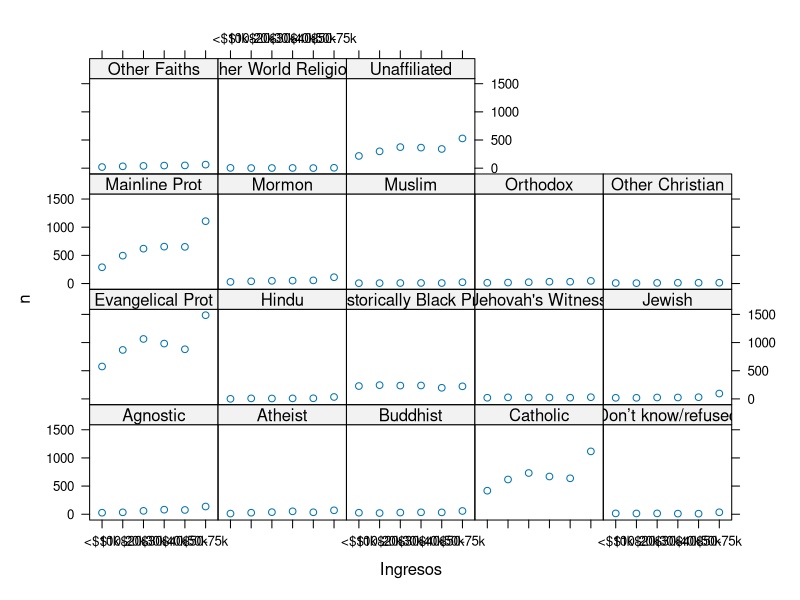
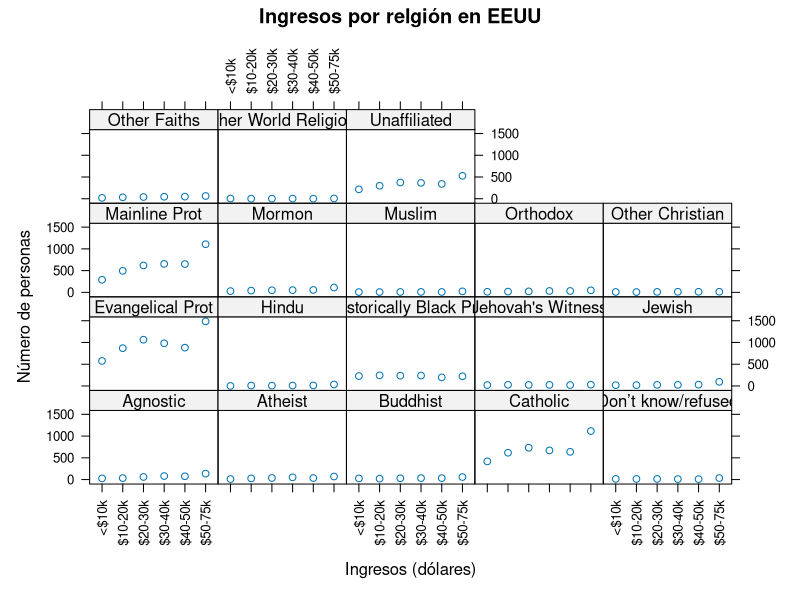
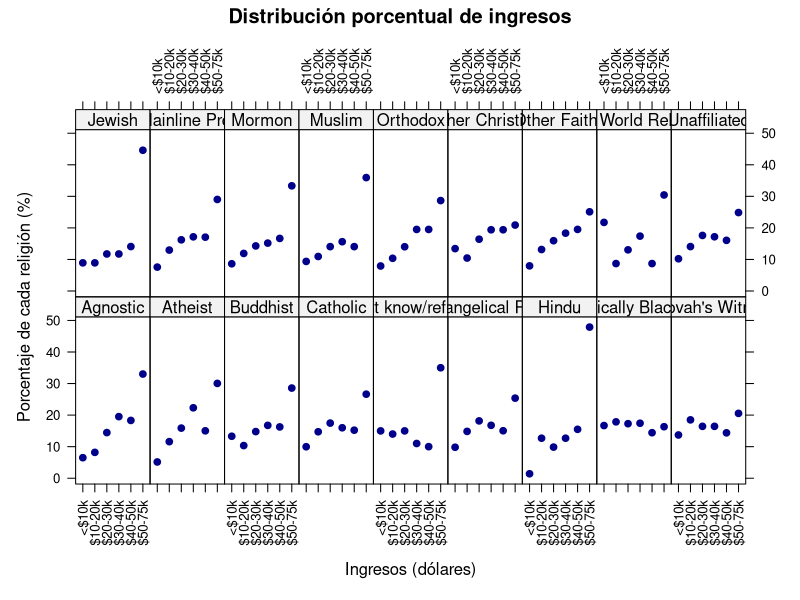

Recreate these plots in R, in order.
## ---- chunk 1
relig <- read.delim("religions.csv", check.names = F, sep = ";",
                    stringsAsFactors = F)
require(reshape2)
relig2 <- melt(relig, "religion")
names(relig2) <- c("Religión", "Ingresos", "n")
head(relig2)
## ---- chunk 2
require(lattice)
xyplot(n ~ Ingresos| Religión, data = relig2)
## ---- chunk 3
require(lattice)
xyplot(n ~ Ingresos| Religión, data = relig2,
           scales=list(x=list(rot=90)),
       main = "Ingresos por relgión en EEUU",
       xlab = "Ingresos (dólares)",
       ylab = "Número de personas")
## ---- chunk 4
religT1 <- aggregate(subset(relig2, select=n), 
          with(relig2, list(Religión = Religión)), sum)
names(religT1)[2]<-"nT"
head(relig2)
relig2 <- merge(relig2, religT1)
head(relig2)
relig2$Porcentaje <- with(relig2, n/nT*100)
head(relig2)
## ---- chunk 5
require(lattice)
conf1 <- simpleTheme(pch = 19, col = "darkblue")
xyplot(Porcentaje ~ Ingresos| Religión, data = relig2,
           scales=list(x=list(rot=90)),
       main = "Distribución porcentual de ingresos",
       xlab = "Ingresos (dólares)",
       ylab = "Porcentaje de cada religión (%)",
       par.settings = conf1,
       layout = c(9, 2))
